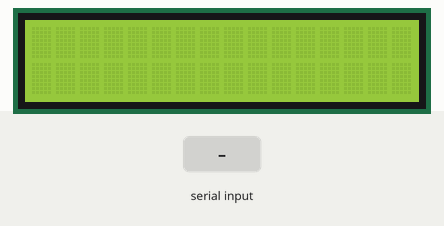
Recording of a sketch running on a simulated Arduino Uno, built with avr-gcc and run on an emulated ATmega328P. Shown: 16×2 character LCD. The inputs (shaded band) are chosen by the test bench.

Above: at 1.2 s.
1.3 s: "1\n" received over Serial
At 1.9 s:
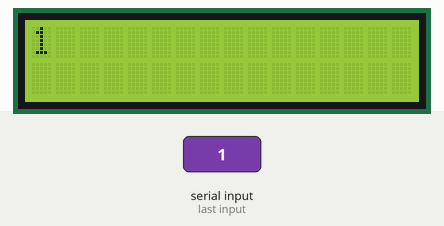
2.8 s: "0\n" received over Serial
At 4.0 s:
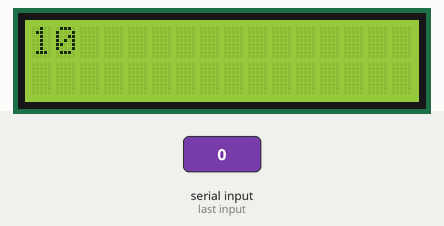
4.3 s: "2\n" received over Serial
At 5.4 s:
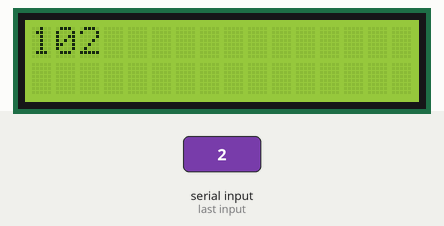
Timing chart, 0 to 7.3 s (numbered marks = the images above; inputs shaded):
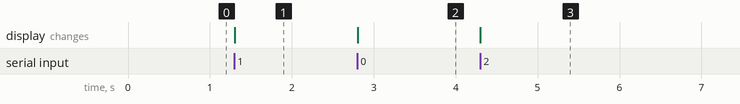

Measured:
- after the input at 1.3 s, the display: changes at once (image 1)
- after the input at 2.8 s, the display: changes at once (image 2)
- after the input at 4.3 s, the display: changes at once (image 3)

The sketch:

arduinoc.ino
```cpp
#include <LiquidCrystal.h>
const int rs = 12, en = 11, d4 = 5, d5 = 4, d6 = 3, d7 = 2;

LiquidCrystal lcd(rs, en, d4, d5, d6, d7);

typedef struct Advertising {
  int pay;
  char text[512];
} Advertising;

void setup() {
  // start serial port at 9600 bps:
  Serial.begin(9600);
  while (!Serial) {
    ; // wait for serial port to connect. Needed for native USB port only
  }

  lcd.begin(16, 2);
}

void loop() {
  // if we get a valid byte, read analog ins:
  if (Serial.available() > 0) {
    // get count byte:

    String s = Serial.readStringUntil('\n');

    /*int bytesCount;
    Serial.readBytes( (char*)&bytesCount ,4);
    char buf[bytesCount] = {0};
    Serial.readBytes(buf, bytesCount);
*/
    lcd.print(s);

    // send sensor values:
    //Serial.write(buf, sizeof(buf));
  }

}
```
